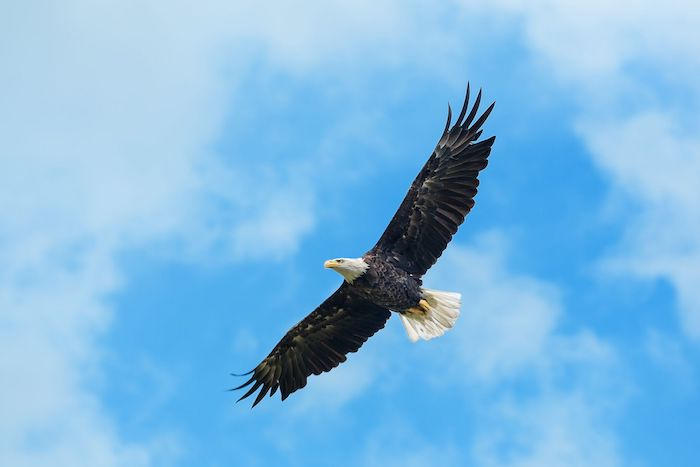
#> input picture Practical OpenCV/image/Eagle-Spirit-Animal-1.jpg, 700 x 467 px
$ python sobel_and_laplacian.py --image image/Eagle-Spirit-Animal-1.jpg   (older library calls are emulated)
#> lines starting #> are read from the running program, lines starting #| are printed output that depends on the picture
import numpy as np
import argparse
import cv2

ap = argparse.ArgumentParser()
ap.add_argument('-i', '--image', required=True,
            help='Path to image')
args = vars(ap.parse_args())

image = cv2.imread(args['image'])
#> image is the input picture: shape (467, 700, 3); mean B, G, R 226.1, 185.6, 126.4
image = cv2.cvtColor(image, cv2.COLOR_BGR2GRAY)
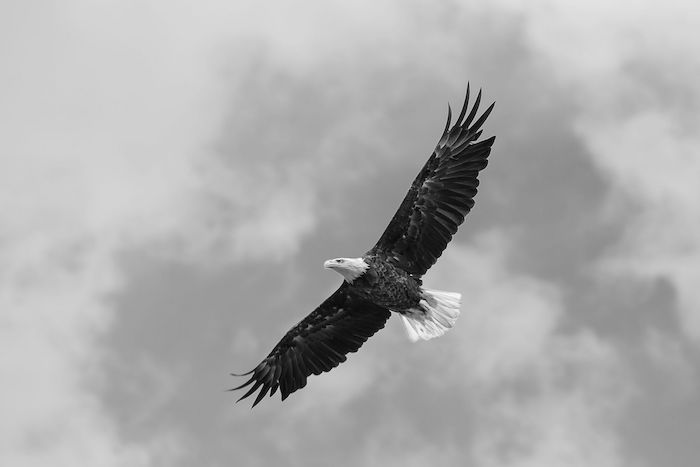
#> image: shape (467, 700); min 0, max 253, mean 172.5
cv2.imshow('Original', image)
cv2.waitKey(0)

lap = cv2.Laplacian(image, cv2.CV_64F)
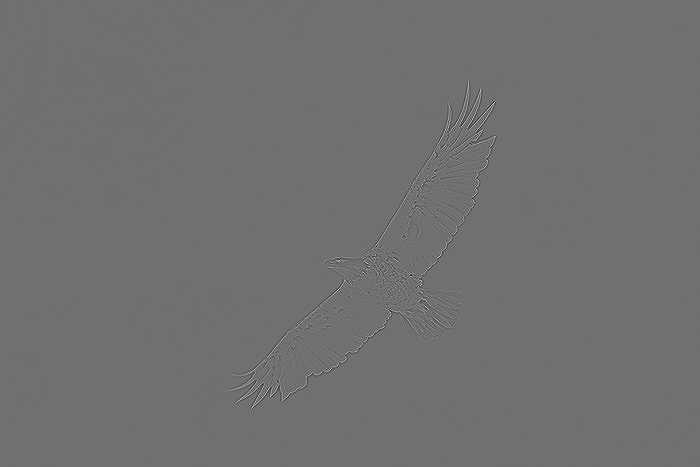
#> lap: shape (467, 700) float64; min -424, max 535, mean 0; drawn with min black and max white
lap = np.uint8(np.absolute(lap))
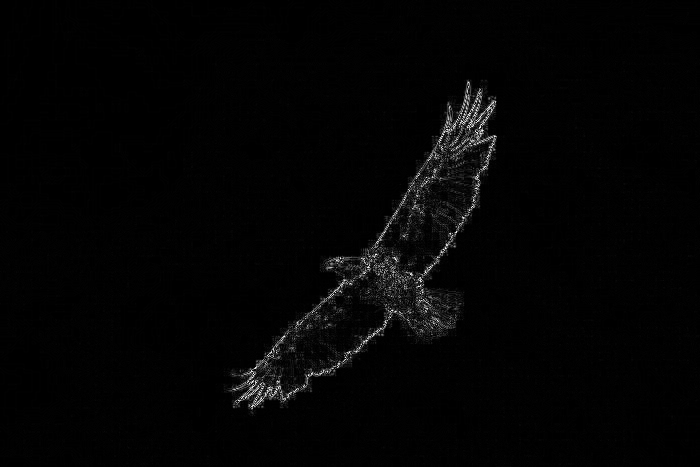
#> lap: shape (467, 700); min 0, max 255, mean 4
cv2.imshow('Laplacian', lap)
cv2.waitKey(0)

sobelX = cv2.Sobel(image, cv2.CV_64F, 1, 0)
sobelY = cv2.Sobel(image, cv2.CV_64F, 0, 1)

sobelX = np.uint8(np.absolute(sobelX))
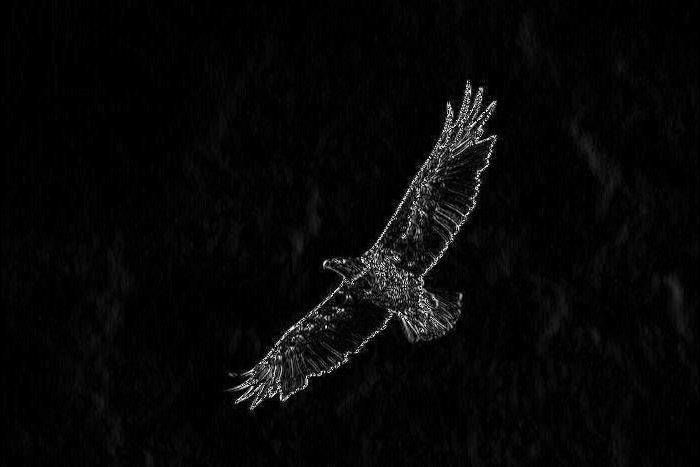
#> sobelX: shape (467, 700); min 0, max 255, mean 6.9
sobelY = np.uint8(np.absolute(sobelY))
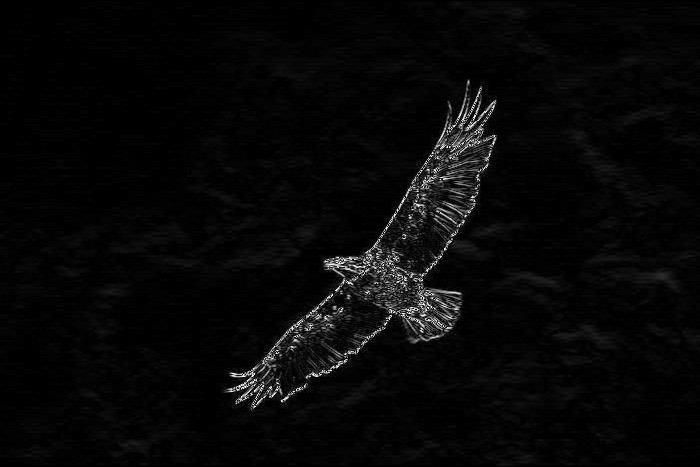
#> sobelY: shape (467, 700); min 0, max 255, mean 7.5
sobelCombined = cv2.bitwise_or(sobelX, sobelY)
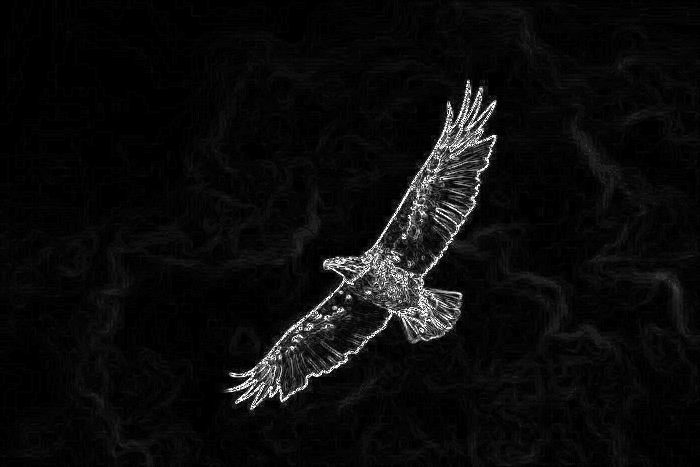
#> sobelCombined: shape (467, 700); min 0, max 255, mean 11.7

cv2.imshow('Sobel X', sobelX)
cv2.waitKey(0)

cv2.imshow('Sobel Y', sobelY)
cv2.waitKey(0)

cv2.imshow('Sobel Combined', sobelCombined)
cv2.waitKey(0)
